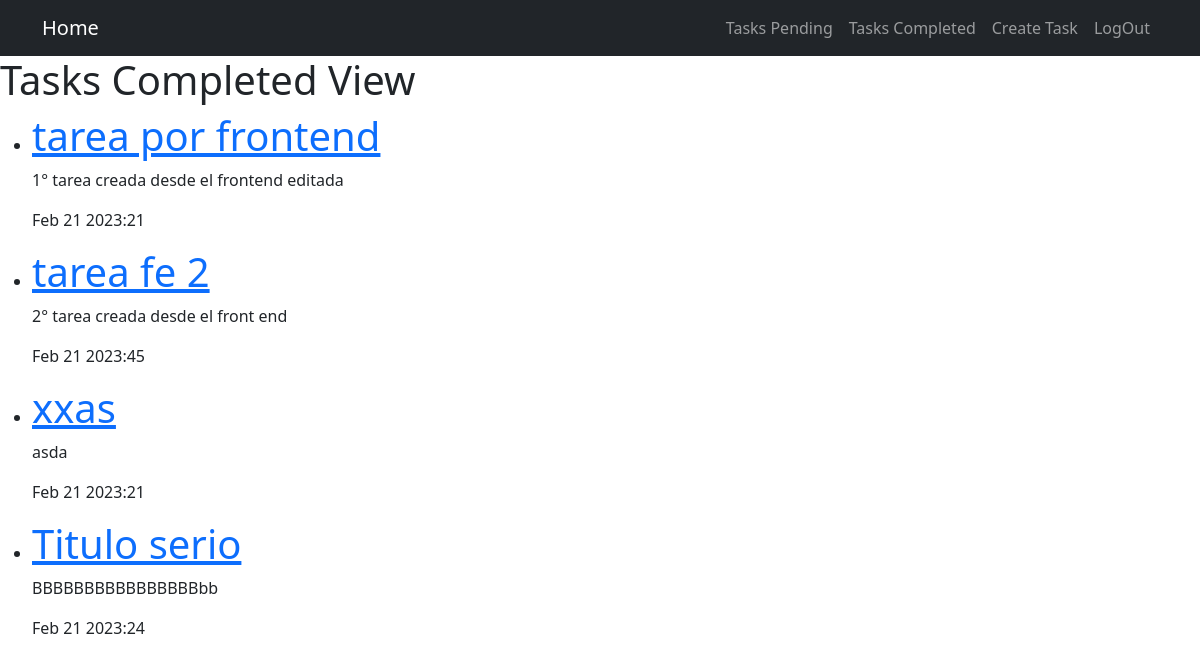
The app's page /tasks_completed/ (signed in) with its own data.
### tasks/models.py (models this page shows, shortened)
class Task(models.Model):
    title = models.CharField(max_length=100)
    description = models.TextField(blank=True, max_length=250)
    created = models.DateTimeField(auto_now_add=True)
    datecompleted = models.DateTimeField(null=True, blank=True) #La completa el usuario
    is_important = models.BooleanField(default=False)
    user = models.ForeignKey(User, on_delete=models.CASCADE)

### tasks/views.py (the view)
# urls.py: path('tasks_completed/', views.tasks_completed, name='tasks_completed'),
@login_required
def tasks_completed(request):
    task_list = Task.objects.filter(
        user=request.user, datecompleted__isnull=False)
    return render(request, 'tasks.html', {
        'tasks': task_list,
        'is_in_task_completed_view': True,
    })

### tasks/templates/tasks.html
{% extends 'layouts/base.html' %}
{% block content %}
{% if is_in_task_view %}
<h1>Tasks Pending View</h1>
{% elif is_in_task_completed_view %}
<h1>Tasks Completed View</h1>
{% endif %}
<ul>
  {% for task in tasks %}
  <li>
    <a href="{% url 'task_detail' task.id%}">
      {% if task.is_important %}
      <h1>{{task.title}}</h1>
      {% else %}
      <h1>{{task.title}}</h1>
      {% endif %}
    </a>
  </li>
  <p>{{task.description}}</p>
  <p>{{task.datecompleted|date:'M j Y:i'}}</p>
  {% endfor %}
</ul>
{% endblock %}

### tasks/templates/layouts/base.html (shortened to what this page needs)
<!DOCTYPE html>
<html lang="en">
<head>
  <link rel="stylesheet" href="https://cdn.jsdelivr.net/npm/bootstrap@5.3.0-alpha1/dist/css/bootstrap.min.css">
</head>
<body>
  <header>
    <nav class="navbar navbar-expand-lg bg-dark navbar-dark">
      <div class="container">
        <a class="navbar-brand" href="{% url 'home' %}">Home</a>
        <div class="collapse navbar-collapse" id="navbarNav">
          <ul class="navbar-nav ms-auto">
            {% if user.is_authenticated %}
            <li class="nav-item">
              <a class="nav-link" href="{% url 'tasks' %}">Tasks Pending</a>
            </li>
            <li class="nav-item">
              <a class="nav-link" href="{% url 'tasks_completed' %}">Tasks Completed</a>
            </li>
            <li class="nav-item">
              <a class="nav-link" href="{% url 'create_task' %}">Create Task</a>
            </li>
            <li class="nav-item">
              <a class="nav-link" href="{% url 'logout' %}">LogOut</a>
            </li>
            {% endif %}
          </ul>
        </div>
      </div>
    </nav>
  </header>
  {% block content %}
  {% endblock %}
</body>
</html>

### records on screen
Task: title "tarea por frontend", description "1° tarea creada desde el frontend editada", datecompleted "Feb 21 2023:21"
Task: title "tarea fe 2", description "2° tarea creada desde el front end", datecompleted "Feb 21 2023:45"
Task: title "xxas", description "asda", datecompleted "Feb 21 2023:21"
Task: title "Titulo serio", description "BBBBBBBBBBBBBBBBbb", datecompleted "Feb 21 2023:24"
